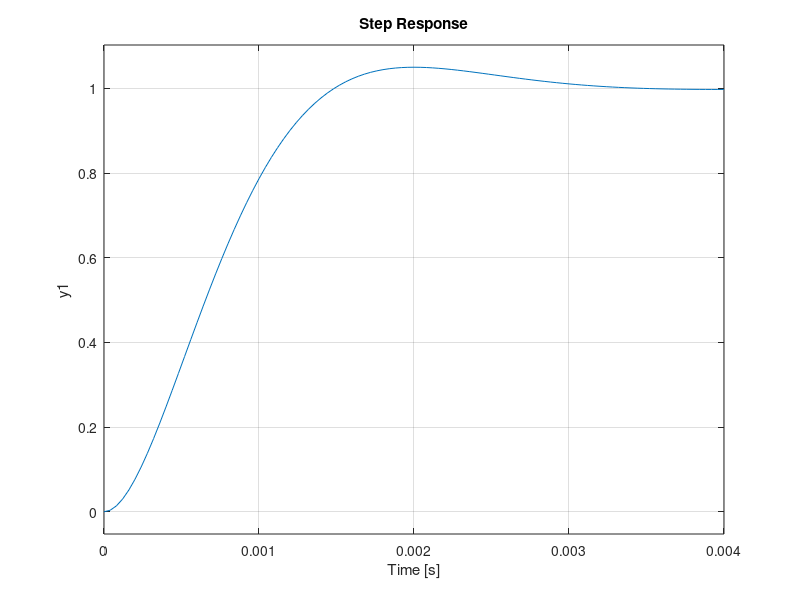

Write the MATLAB code that produced this figure.
# P1 - EJERCICIO 1: RESPUESTA SISTEMA 2DO ORDEN
clear all; close all; clc
pkg load control

s = tf('s');

# PARAMETROS DE LA RESPUESTA TEMPORAL
# A) Valor de regimen:
yss = 1;

# B) Sobrepasamiento max:
ymax = 1.05;
Mp = (ymax - yss) / yss

# C) Tiempo pico:
tp = 2e-3;

# PARAMETROS DE LA FdT
# D) Ganancia:
K = yss

# E) Coeficiente de amortiguamiento relativo:
# Mp = e^-pi*psita / (sqrt(1-psita^2))
psita = sqrt(log(Mp)^2 / (log(Mp)^2 + pi^2))

# F) Frecuencia natural no amortiguada:
# tp = pi / (Wn*sqrt(1-psita^2))
Wn = pi / (tp*sqrt(1-psita^2))

# G) FdT 2do orden:
G = (K*Wn^2) / (s^2 + 2*psita*Wn*s + Wn^2)
step(G, 4e-3); grid on
